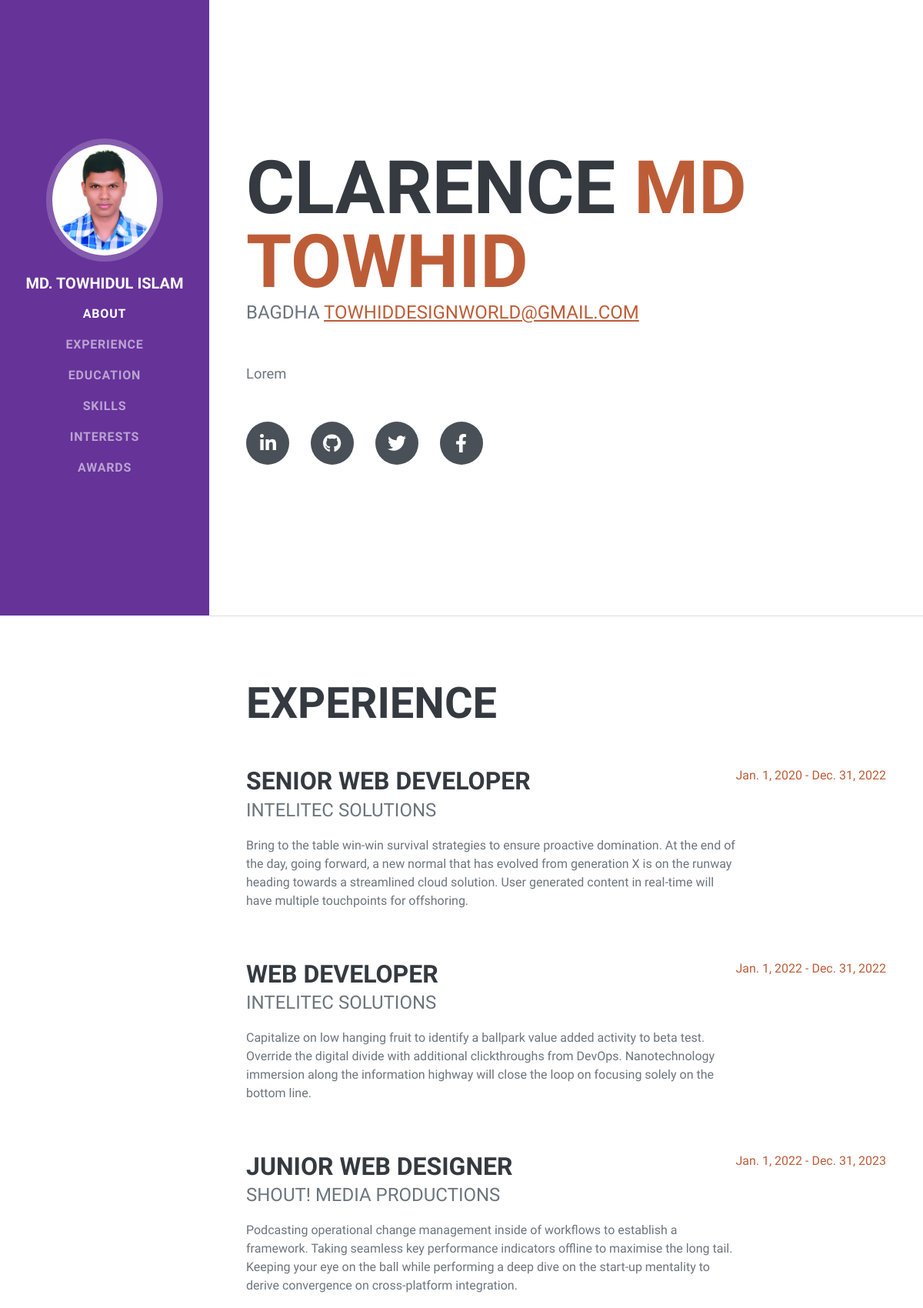
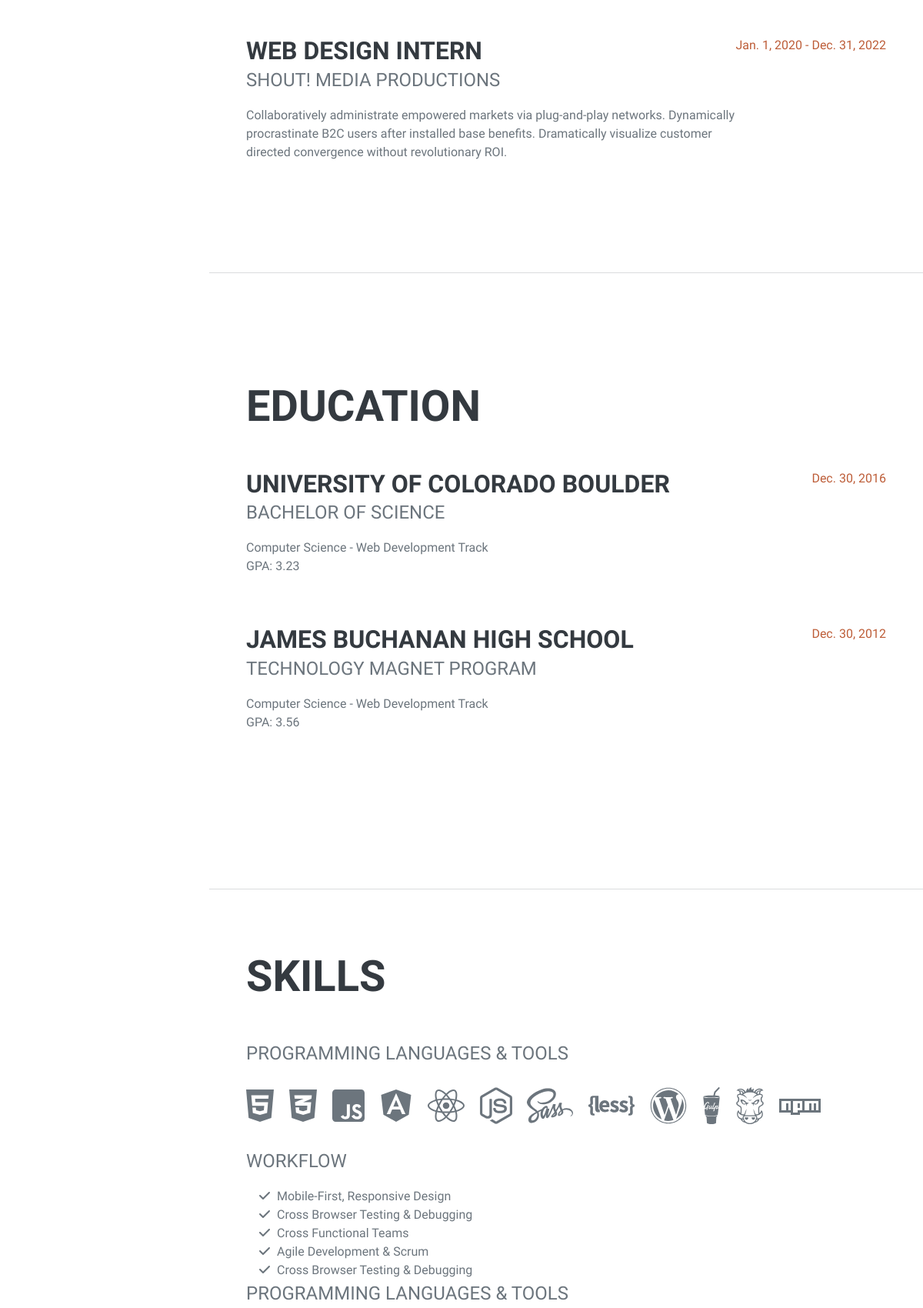
/user/index/ (upper part), run on the app's committed database (2 pictures, top to bottom).
### user/models.py (models this page shows)
class UserData(models.Model):
    photo = models.ImageField(upload_to='images/', default='No images')
    name = models.CharField(max_length=500, unique=True)

class AboutData(models.Model):
    fname = models.CharField(max_length=500, unique=True)
    address = models.CharField(max_length=500)
    email = models.CharField(max_length=500)
    objective = models.CharField(max_length=1000)
    linkin = models.CharField(max_length=500)
    github = models.CharField(max_length=500)
    twitter = models.CharField(max_length=500)
    facebook = models.CharField(max_length=500)

class ExperienceData(models.Model):
    position = models.CharField(max_length=500)
    company = models.CharField(max_length=500)
    description = models.CharField(max_length=1000)
    sdate = models.DateField(null=True, blank=True)
    edate = models.DateField(null=True, blank=True)

class EducationData(models.Model):
    university = models.CharField(max_length=500)
    degree = models.CharField(max_length=500)
    subject = models.CharField(max_length=500)
    cgpa = models.CharField(max_length=500)
    pyear = models.DateField(null=True, blank=True)

class SkillsData(models.Model):
    language = models.CharField(max_length=500)
    workflow = models.CharField(max_length=500)
    wfone = models.CharField(max_length=500)
    wftwo = models.CharField(max_length=500)
    wfthree = models.CharField(max_length=500)
    wffour = models.CharField(max_length=500)
    wffive = models.CharField(max_length=500)

### portfolio/views.py (the view)
# urls.py: path('index/', v.portfolio_index, name='portfolio_index'),
def portfolio_index(request):
    profile_data = UserData.objects.all()
    about_data = AboutData.objects.all()
    experience_data = ExperienceData.objects.all()
    education_data = EducationData.objects.all()
    skills_data = SkillsData.objects.all()
    interest_data = InterestData.objects.all()
    awards_data = AwardsData.objects.all()
    data = {"user_info": profile_data,
            "about_info":about_data,
            "experience_info":experience_data,
            "education_info":education_data,
            "skills_info":skills_data,
            "interest_info":interest_data,
            "awards_info":awards_data,
            }
    return render(request, 'index.html', data)

### templates/index.html (shortened to what this page needs)
{% load static %}
<!DOCTYPE html>
<html lang="en">
    <head>
        <link rel="stylesheet" href="{% static 'assets/css/styles.css' %}"/>
    </head>
    <body id="page-top">
        <nav class="navbar navbar-expand-lg navbar-dark bg-primary fixed-top" id="sideNav">
            {% for i in user_info %}
            <a class="navbar-brand js-scroll-trigger" href="#page-top">
                <span class="d-none d-lg-block"><img class="img-fluid img-profile rounded-circle mx-auto mb-2" src="/media/{{i.photo}}" alt="..." /></span>
            </a>
            <h2 style="font-size: 20px; color:#fff; ">{{i.name}}</h2>
            {% endfor %}
            <div class="collapse navbar-collapse" id="navbarResponsive">
                <ul class="navbar-nav">
                    <li class="nav-item"><a class="nav-link js-scroll-trigger" href="#about">About</a></li>
                    <li class="nav-item"><a class="nav-link js-scroll-trigger" href="#experience">Experience</a></li>
                    <li class="nav-item"><a class="nav-link js-scroll-trigger" href="#education">Education</a></li>
                    <li class="nav-item"><a class="nav-link js-scroll-trigger" href="#skills">Skills</a></li>
                    <li class="nav-item"><a class="nav-link js-scroll-trigger" href="#interests">Interests</a></li>
                    <li class="nav-item"><a class="nav-link js-scroll-trigger" href="#awards">Awards</a></li>
                </ul>
            </div>
        </nav>
        <div class="container-fluid p-0">
            <section class="resume-section" id="about">
                {% for i in about_info %}
                <div class="resume-section-content">
                    <h1 class="mb-0">
                        Clarence
                        <span class="text-primary">{{i.fname}}</span>
                    </h1>
                    <div class="subheading mb-5">
                        {{i.address}}
                        <a href="mailto:name@email.com">{{i.email}}</a>
                    </div>
                    <p class="lead mb-5">{{i.objective}}</p>
                    <div class="social-icons">
                        <a class="social-icon" href="{{i.linkin}}"><i class="fab fa-linkedin-in"></i></a>
                        <a class="social-icon" href="{{i.github}}"><i class="fab fa-github"></i></a>
                        <a class="social-icon" href="{{i.twiter}}"><i class="fab fa-twitter"></i></a>
                        <a class="social-icon" href="{{i.facebook}}"><i class="fab fa-facebook-f"></i></a>
                    </div>
                </div>
                {% endfor %}
            </section>
            <hr class="m-0" />
            <section class="resume-section" id="experience">
                <div class="resume-section-content">
                    <h2 class="mb-5">Experience</h2>
                         {% for i in experience_info %}
                    <div class="d-flex flex-column flex-md-row justify-content-between mb-5">
                        <div class="flex-grow-1">
                            <h3 class="mb-0">{{i.position}}</h3>
                            <div class="subheading mb-3">{{i.company}}</div>
                            <p>{{i.description}}</p>
                        </div>
                        <div class="flex-shrink-0"><span class="text-primary">{{i.sdate}} - {{i.edate}}</span></div>
                    </div>
                        {% endfor %}
                </div>
            </section>
            <hr class="m-0" />
            <section class="resume-section" id="education">
                <div class="resume-section-content">
                    <h2 class="mb-5">Education</h2>
                        {% for i in education_info %}
                    <div class="d-flex flex-column flex-md-row justify-content-between mb-5">
                        <div class="flex-grow-1">
                            <h3 class="mb-0">{{i.university}}</h3>
                            <div class="subheading mb-3">{{i.degree}}</div>
                            <div>{{i.subject}}</div>
                            <p>{{i.cgpa}}</p>
                        </div>
                        <div class="flex-shrink-0"><span class="text-primary">{{i.pyear}}</span></div>
                    </div>
                        {% endfor %}
                </div>
            </section>
            <hr class="m-0" />
            <section class="resume-section" id="skills">
                <div class="resume-section-content">
                    <h2 class="mb-5">Skills</h2>
                    {% for i in skills_info %}
                    <div class="subheading mb-3">{{i.language}}</div>
                    <ul class="list-inline dev-icons">
                        <li class="list-inline-item"><i class="fab fa-html5"></i></li>
                        <li class="list-inline-item"><i class="fab fa-css3-alt"></i></li>
                        <li class="list-inline-item"><i class="fab fa-js-square"></i></li>
                        <li class="list-inline-item"><i class="fab fa-angular"></i></li>
                        <li class="list-inline-item"><i class="fab fa-react"></i></li>
                        <li class="list-inline-item"><i class="fab fa-node-js"></i></li>
                        <li class="list-inline-item"><i class="fab fa-sass"></i></li>
                        <li class="list-inline-item"><i class="fab fa-less"></i></li>
                        <li class="list-inline-item"><i class="fab fa-wordpress"></i></li>
                        <li class="list-inline-item"><i class="fab fa-gulp"></i></li>
                        <li class="list-inline-item"><i class="fab fa-grunt"></i></li>
                        <li class="list-inline-item"><i class="fab fa-npm"></i></li>
                    </ul>
                    <div class="subheading mb-3">{{i.workflow}}</div>
                    <ul class="fa-ul mb-0">
                        <li>
                            <span class="fa-li"><i class="fas fa-check"></i></span>
                            {{i.wfone}}
                        </li>
                        <li>
                            <span class="fa-li"><i class="fas fa-check"></i></span>
                            {{i.wftwo}}
                        </li>
                        <li>
                            <span class="fa-li"><i class="fas fa-check"></i></span>
                            {{i.wfthree}}
                        </li>
                        <li>
                            <span class="fa-li"><i class="fas fa-check"></i></span>
                            {{i.wffour}}
                        </li>
                        <li>
                            <span class="fa-li"><i class="fas fa-check"></i></span>
                            {{i.wffive}}
                        </li>
                    </ul>
                    {% endfor %}
                </div>
            </section>
        </div>
    </body>
</html>

### data on the page
UserData: photo (picture), name "MD. TOWHIDUL ISLAM"
AboutData: fname "MD TOWHID", address "BAGDHA", email "TOWHIDDESIGNWORLD@GMAIL.COM", objective "Lorem"
ExperienceData: position "SENIOR WEB DEVELOPER", company "INTELITEC SOLUTIONS", description "Bring to the table win-win survival strategies to ensure proactive domination. At the end of the day, going forward, a new normal that has evolved from generation X is on the runway heading towards a streamlined cloud solution. User generated content in real-time will have multiple touchpoints for offshoring.", sdate "Jan. 1, 2020", edate "Dec. 31, 2022"
ExperienceData: position "WEB DEVELOPER", company "INTELITEC SOLUTIONS", description "Capitalize on low hanging fruit to identify a ballpark value added activity to beta test. Override the digital divide with additional clickthroughs from DevOps. Nanotechnology immersion along the information highway will close the loop on focusing solely on the bottom line.", sdate "Jan. 1, 2022", edate "Dec. 31, 2022"
ExperienceData: position "JUNIOR WEB DESIGNER", company "SHOUT! MEDIA PRODUCTIONS", description "Podcasting operational change management inside of workflows to establish a framework. Taking seamless key performance indicators offline to maximise the long tail. Keeping your eye on the ball while performing a deep dive on the start-up mentality to derive convergence on cross-platform integration.", sdate "Jan. 1, 2022", edate "Dec. 31, 2023"
ExperienceData: position "WEB DESIGN INTERN", company "SHOUT! MEDIA PRODUCTIONS", description "Collaboratively administrate empowered markets via plug-and-play networks. Dynamically procrastinate B2C users after installed base benefits. Dramatically visualize customer directed convergence without revolutionary ROI.", sdate "Jan. 1, 2020", edate "Dec. 31, 2022"
EducationData: university "UNIVERSITY OF COLORADO BOULDER", degree "BACHELOR OF SCIENCE", subject "Computer Science - Web Development Track", cgpa "GPA: 3.23", pyear "Dec. 30, 2016"
EducationData: university "JAMES BUCHANAN HIGH SCHOOL", degree "TECHNOLOGY MAGNET PROGRAM", subject "Computer Science - Web Development Track", cgpa "GPA: 3.56", pyear "Dec. 30, 2012"
SkillsData: language "PROGRAMMING LANGUAGES & TOOLS", workflow "WORKFLOW", wfone "Mobile-First, Responsive Design", wftwo "Cross Browser Testing & Debugging", wfthree "Cross Functional Teams", wffour "Agile Development & Scrum", wffive "Cross Browser Testing & Debugging"
SkillsData: language "PROGRAMMING LANGUAGES & TOOLS"
